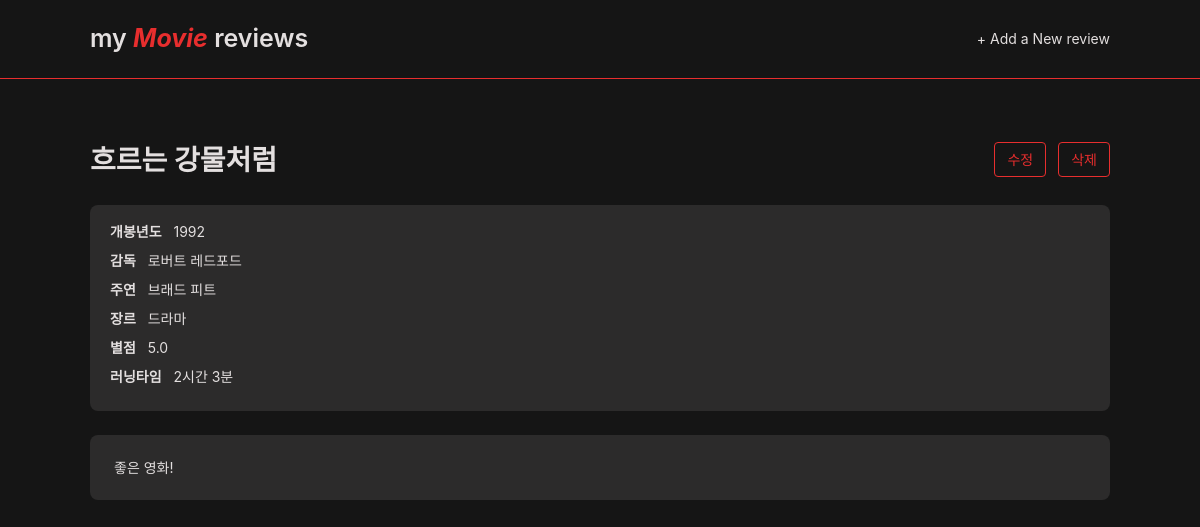
Page /2/ on the committed database.
### reviews/models.py (models this page shows, shortened)
class Review(models.Model):
    GENRE_CHOICES = [
        ('action', '액션'),
        ('comedy', '코미디'),
        ('drama', '드라마'),
        ('romance', '로맨스'),
        ('thriller', '스릴러'),
        ('horror', '공포'),
        ('sf', 'SF'),
        ('animation', '애니메이션'),
        ('documentary', '다큐멘터리'),
        ('fantasy', '판타지'),
    ]
    RATING_CHOICES = [(i / 2, f'{i / 2}점') for i in range(1, 11)]  # 0.5 ~ 5.0
    title = models.CharField(max_length=100)
    release_year = models.PositiveIntegerField()
    director = models.CharField(max_length=100)
    main_actor = models.CharField(max_length=100)
    genre = models.CharField(max_length=20, choices=GENRE_CHOICES)
    rating = models.FloatField(choices=RATING_CHOICES)
    running_time = models.PositiveIntegerField(help_text='분 단위로 입력해주세요.')
    content = models.TextField()
    created_at = models.DateTimeField(auto_now_add=True)
    updated_at = models.DateTimeField(auto_now=True)
    @property
    def running_time_display(self):
        hours = self.running_time // 60
        minutes = self.running_time % 60
        if hours and minutes:
            return f'{hours}시간 {minutes}분'
        elif hours:
            return f'{hours}시간'
        return f'{minutes}분'

### reviews/views.py (the view)
# urls.py: path('<int:pk>/', views.review_detail, name='review_detail'),
def review_detail(request, pk):
    review = get_object_or_404(Review, pk=pk)
    context = {'review': review}
    return render(request, 'reviews/review_detail.html', context)

### reviews/templates/reviews/review_detail.html (shortened to what this page needs)
{% extends 'reviews/base.html' %}
{% block content %}
<div class="detail-top">
  <h2 class="detail-title">{{ review.title }}</h2>
  <div class="action-buttons">
    <a href="{% url 'reviews:review_update' review.pk %}" class="btn-action">수정</a>
    <form action="{% url 'reviews:review_delete' review.pk %}" method="post" onsubmit="return confirm('정말 삭제하시겠습니까?');">
      <button type="submit" class="btn-action">삭제</button>
    </form>
  </div>
</div>
<div class="detail-info-box">
  <p class="detail-info-row">
  <span class="info-label">개봉년도</span>
  <span class="info-value">{{ review.release_year }}</span>
</p>
  <p class="detail-info-row">
    <span class="info-label">감독</span>
    <span class="info-value">{{ review.director }}</span>
  </p>
  <p class="detail-info-row">
    <span class="info-label">주연</span>
    <span class="info-value">{{ review.main_actor }}</span>
  </p>
  <p class="detail-info-row">
    <span class="info-label">장르</span>
    <span class="info-value">{{ review.get_genre_display }}</span>
  </p>
  <p class="detail-info-row">
    <span class="info-label">별점</span>
    <span class="info-value">{{ review.rating }}</span>
  </p>
  <p class="detail-info-row">
    <span class="info-label">러닝타임</span>
    <span class="info-value">{{ review.running_time_display }}</span>
  </p>
</div>
<div class="review-content-box">
  <p class="review-content">{{ review.content }}</p>
</div>
{% endblock %}

### reviews/static/reviews/css/style.css (style rules this page uses)
body { font-family: -apple-system, BlinkMacSystemFont, 'Segoe UI', Roboto, 'Helvetica Neue', Arial, sans-serif; background-color: #151515; color: #222; }
.detail-top { display: flex; justify-content: space-between; align-items: center; margin-bottom: 24px; }
.detail-title { font-size: 28px; font-weight: 700; color: #e3dfdf; }
.action-buttons { display: flex; gap: 12px; }
.btn-action { display: inline-block; font-size: 14px; border: 1px solid #e72e2e; color: #e72e2e; border-radius: 4px; padding: 6px 12px; background: none; cursor: pointer; }
.detail-info-box { margin-bottom: 24px; background-color: hsl(0, 1%, 17%); padding: 16px 20px; border-radius: 8px; }
.detail-info-row { font-size: 14px; color: #e3dfdf; margin-bottom: 8px; }
.info-label { font-weight: 700; margin-right: 8px; }
.review-content-box { background-color: hsl(0, 1%, 17%); border-radius: 8px; padding: 20px 24px; }
.review-content { font-size: 14px; line-height: 1.8; white-space: pre-line; color: #e3dfdf; }

### rows in the picture
Review: title "흐르는 강물처럼", release_year "1992", director "로버트 레드포드", main_actor "브래드 피트", genre "드라마", rating "5.0", running_time_display "2시간 3분", content "좋은 영화!"
